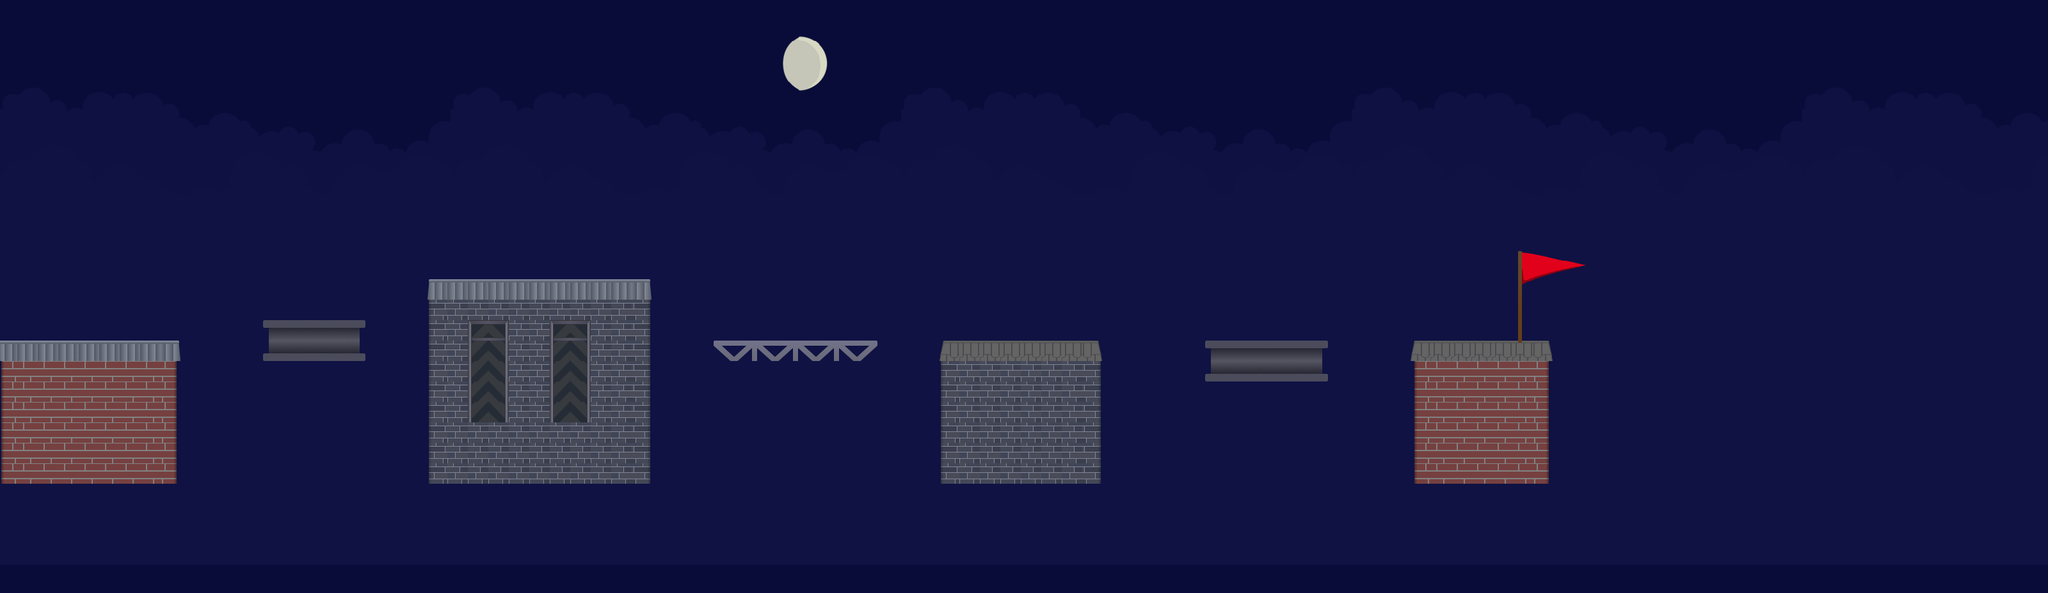

Below is a game level as drawn by its tile map, then a one-line description and the .tmx that defines it (tile-layer data replaced by summaries):
An orthogonal 100x29 tile map with 32x32 px tiles, 4 tile layers (layer1, layer2, layer3, layer4), 25 tilesets.

<map version="1.2" tiledversion="1.2.1" orientation="orthogonal" renderorder="right-down" width="100" height="29" tilewidth="32" tileheight="32" infinite="0" backgroundcolor="#090c38" nextlayerid="37" nextobjectid="1">
 <tileset firstgid="1" name="l1" tilewidth="32" tileheight="32" spacing="1" tilecount="1" columns="1">
  <image source="../../sprites/l1.png" width="48" height="48" />
 </tileset>
 <tileset firstgid="2" name="l2" tilewidth="32" tileheight="32" spacing="1" tilecount="1" columns="1">
  <image source="../../sprites/l2.png" width="48" height="48" />
 </tileset>
 <tileset firstgid="3" name="l3" tilewidth="32" tileheight="32" spacing="1" tilecount="1" columns="1">
  <image source="../../sprites/l3.png" width="48" height="48" />
 </tileset>
 <tileset firstgid="4" name="l4" tilewidth="32" tileheight="32" spacing="1" tilecount="1" columns="1">
  <image source="../../sprites/l4.png" width="48" height="48" />
 </tileset>
 <tileset firstgid="5" name="l5" tilewidth="32" tileheight="32" spacing="1" tilecount="1" columns="1">
  <image source="../../sprites/l5.png" width="48" height="48" />
 </tileset>
 <tileset firstgid="6" name="h2" tilewidth="32" tileheight="32" spacing="1" tilecount="1" columns="1">
  <image source="../../sprites/h2.png" width="48" height="48" />
 </tileset>
 <tileset firstgid="7" name="h3" tilewidth="32" tileheight="32" spacing="1" tilecount="1" columns="1">
  <image source="../../sprites/h3.png" width="48" height="48" />
 </tileset>
 <tileset firstgid="8" name="hpart" tilewidth="32" tileheight="32" spacing="1" tilecount="1" columns="1">
  <image source="../../sprites/hpart.png" width="48" height="48" />
 </tileset>
 <tileset firstgid="9" name="hpart2" tilewidth="32" tileheight="32" spacing="1" tilecount="1" columns="1">
  <image source="../../sprites/hpart2.png" width="48" height="48" />
 </tileset>
 <tileset firstgid="10" name="w1" tilewidth="32" tileheight="32" spacing="1" tilecount="1" columns="1">
  <image source="../../sprites/w1.png" width="48" height="48" />
 </tileset>
 <tileset firstgid="11" name="w2" tilewidth="32" tileheight="32" spacing="1" tilecount="1" columns="1">
  <image source="../../sprites/w2.png" width="48" height="48" />
 </tileset>
 <tileset firstgid="12" name="ngtile1" tilewidth="32" tileheight="32" spacing="1" tilecount="1" columns="1">
  <image source="../../sprites/ngtile1.png" width="48" height="48" />
 </tileset>
 <tileset firstgid="13" name="h11" tilewidth="32" tileheight="32" spacing="1" tilecount="1" columns="1">
  <image source="../../sprites/h11.png" width="48" height="48" />
 </tileset>
 <tileset firstgid="14" name="h12" tilewidth="32" tileheight="32" spacing="1" tilecount="1" columns="1">
  <image source="../../sprites/h12.png" width="48" height="48" />
 </tileset>
 <tileset firstgid="15" name="w11" tilewidth="32" tileheight="32" spacing="1" tilecount="1" columns="1">
  <image source="../../sprites/w11.png" width="48" height="48" />
 </tileset>
 <tileset firstgid="16" name="w12" tilewidth="32" tileheight="32" spacing="1" tilecount="1" columns="1">
  <image source="../../sprites/w12.png" width="48" height="48" />
 </tileset>
 <tileset firstgid="17" name="moonimahes" tilewidth="32" tileheight="32" spacing="1" tilecount="220" columns="22">
  <image source="../../sprites/moonimahes.png" width="750" height="346" />
 </tileset>
 <tileset firstgid="237" name="s1" tilewidth="32" tileheight="32" spacing="1" tilecount="1" columns="1">
  <image source="../../sprites/s1.png" width="48" height="48" />
 </tileset>
 <tileset firstgid="238" name="s2" tilewidth="32" tileheight="32" spacing="1" tilecount="1" columns="1">
  <image source="../../sprites/s2.png" width="48" height="48" />
 </tileset>
 <tileset firstgid="239" name="s3" tilewidth="32" tileheight="32" spacing="1" tilecount="1" columns="1">
  <image source="../../sprites/s3.png" width="48" height="48" />
 </tileset>
 <tileset firstgid="240" name="flag" tilewidth="32" tileheight="32" spacing="1" tilecount="345" columns="23">
  <image source="../../sprites/flag.png" width="764" height="500" />
 </tileset>
 <tileset firstgid="585" name="pipe1" tilewidth="32" tileheight="32" spacing="1" tilecount="1" columns="1">
  <image source="../../sprites/pipe1.png" width="48" height="48" />
 </tileset>
 <tileset firstgid="586" name="pipe2" tilewidth="32" tileheight="32" spacing="1" tilecount="1" columns="1">
  <image source="../../sprites/pipe2.png" width="48" height="48" />
 </tileset>
 <tileset firstgid="587" name="h1" tilewidth="32" tileheight="32" spacing="1" tilecount="1" columns="1">
  <image source="../../sprites/h1.png" width="48" height="48" />
 </tileset>
 <tileset firstgid="588" name="wolken_l4" tilewidth="32" tileheight="32" spacing="1" tilecount="506" columns="22">
  <image source="../../sprites/wolken_l4.png" width="750" height="777" />
 </tileset>
 <layer id="33" name="layer1" width="100" height="29" opacity="0.1" offsetx="0" offsety="-44">
  <data>[2900 cells, 2400 non-empty, 352 distinct tile ids]</data>
 </layer>
 <layer id="34" name="layer2" width="100" height="29" offsetx="-421" offsety="149">
  <data>[2900 cells, 308 non-empty, 14 distinct tile ids]</data>
 </layer>
 <layer id="35" name="layer3" width="100" height="29" offsetx="-579" offsety="-8">
  <data>[2900 cells, 20 non-empty, 19 distinct tile ids]</data>
 </layer>
 <layer id="36" name="layer4" width="100" height="29">
  <data>[2900 cells, 12 non-empty, 12 distinct tile ids]</data>
 </layer>
</map>
